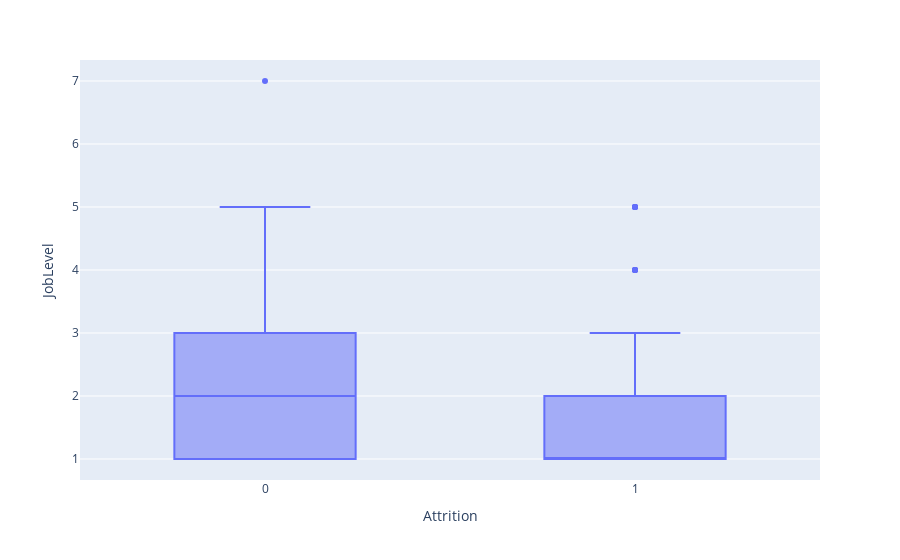

The notebook cell this image was saved under:
### Code cell
fig = px.box(df, x = 'Attrition',y = 'JobLevel')
fig.show()
plt.savefig('9.png')

### Figure 1 — Plotly figure (JSON) as saved in the notebook; plotly's stock layout.template omitted (floating-point values rounded to 4 significant figures; data arrays with more than 128 entries replaced by an {"elided": "..."} marker saying what was removed)
{"data": [{"alignmentgroup": "True", "hovertemplate": "Attrition=%{x}<br>JobLevel=%{y}<extra></extra>", "legendgroup": "", "marker": {"color": "#636efa"}, "name": "", "notched": false, "offsetgroup": "", "orientation": "v", "showlegend": false, "type": "box", "x": {"elided": "1677 int values"}, "x0": " ", "xaxis": "x", "y": {"elided": "1677 int values"}, "y0": " ", "yaxis": "y"}], "layout": {"boxmode": "group", "legend": {"tracegroupgap": 0}, "margin": {"t": 60}, "xaxis": {"anchor": "y", "domain": [0, 1], "title": {"text": "Attrition"}}, "yaxis": {"anchor": "x", "domain": [0, 1], "title": {"text": "JobLevel"}}}}
